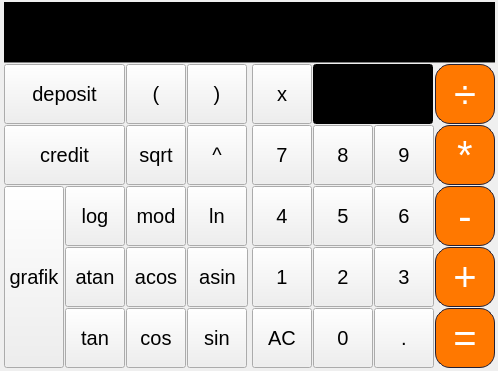
<?xml version="1.0" encoding="UTF-8"?>
<ui version="4.0">
 <class>MainWindow</class>
 <widget class="QMainWindow" name="MainWindow">
  <property name="geometry">
   <rect>
    <x>0</x>
    <y>0</y>
    <width>498</width>
    <height>371</height>
   </rect>
  </property>
  <property name="windowTitle">
   <string>MainWindow</string>
  </property>
  <widget class="QWidget" name="centralwidget">
   <widget class="QPushButton" name="button_mod">
    <property name="geometry">
     <rect>
      <x>126</x>
      <y>186</y>
      <width>60</width>
      <height>60</height>
     </rect>
    </property>
    <property name="font">
     <font>
      <pointsize>15</pointsize>
     </font>
    </property>
    <property name="styleSheet">
     <string/>
    </property>
    <property name="text">
     <string>mod</string>
    </property>
   </widget>
   <widget class="QPushButton" name="button_dot">
    <property name="geometry">
     <rect>
      <x>374</x>
      <y>308</y>
      <width>60</width>
      <height>60</height>
     </rect>
    </property>
    <property name="font">
     <font>
      <pointsize>15</pointsize>
     </font>
    </property>
    <property name="styleSheet">
     <string/>
    </property>
    <property name="text">
     <string>.</string>
    </property>
   </widget>
   <widget class="QPushButton" name="button_div">
    <property name="geometry">
     <rect>
      <x>435</x>
      <y>64</y>
      <width>60</width>
      <height>60</height>
     </rect>
    </property>
    <property name="font">
     <font>
      <pointsize>30</pointsize>
     </font>
    </property>
    <property name="styleSheet">
     <string notr="true">QPushButton {
background-color: rgb(255, 120, 0);
border: 1px solid rgb(36, 31, 49);
border-radius:  15px;
color: rgb(255, 255, 255)
}
QPushButton:pressed {
background-color: rgb(222, 221, 218)
}</string>
    </property>
    <property name="text">
     <string>÷</string>
    </property>
   </widget>
   <widget class="QPushButton" name="num_9">
    <property name="geometry">
     <rect>
      <x>374</x>
      <y>125</y>
      <width>60</width>
      <height>60</height>
     </rect>
    </property>
    <property name="font">
     <font>
      <pointsize>15</pointsize>
     </font>
    </property>
    <property name="styleSheet">
     <string notr="true"/>
    </property>
    <property name="text">
     <string>9</string>
    </property>
   </widget>
   <widget class="QPushButton" name="num_8">
    <property name="geometry">
     <rect>
      <x>313</x>
      <y>125</y>
      <width>60</width>
      <height>60</height>
     </rect>
    </property>
    <property name="font">
     <font>
      <pointsize>15</pointsize>
     </font>
    </property>
    <property name="styleSheet">
     <string notr="true"/>
    </property>
    <property name="text">
     <string>8</string>
    </property>
   </widget>
   <widget class="QPushButton" name="button_mult">
    <property name="geometry">
     <rect>
      <x>435</x>
      <y>125</y>
      <width>60</width>
      <height>60</height>
     </rect>
    </property>
    <property name="font">
     <font>
      <pointsize>30</pointsize>
     </font>
    </property>
    <property name="styleSheet">
     <string notr="true">QPushButton {
background-color: rgb(255, 120, 0);
border: 1px solid rgb(36, 31, 49);
border-radius:  15px;
color: rgb(255, 255, 255)
}
QPushButton:pressed {
background-color: rgb(222, 221, 218)
}</string>
    </property>
    <property name="text">
     <string>*</string>
    </property>
   </widget>
   <widget class="QPushButton" name="num_7">
    <property name="geometry">
     <rect>
      <x>252</x>
      <y>125</y>
      <width>60</width>
      <height>60</height>
     </rect>
    </property>
    <property name="font">
     <font>
      <pointsize>15</pointsize>
     </font>
    </property>
    <property name="styleSheet">
     <string notr="true"/>
    </property>
    <property name="text">
     <string>7</string>
    </property>
   </widget>
   <widget class="QPushButton" name="num_6">
    <property name="geometry">
     <rect>
      <x>374</x>
      <y>186</y>
      <width>60</width>
      <height>60</height>
     </rect>
    </property>
    <property name="font">
     <font>
      <pointsize>15</pointsize>
     </font>
    </property>
    <property name="styleSheet">
     <string notr="true"/>
    </property>
    <property name="text">
     <string>6</string>
    </property>
   </widget>
   <widget class="QPushButton" name="num_2">
    <property name="geometry">
     <rect>
      <x>313</x>
      <y>247</y>
      <width>60</width>
      <height>60</height>
     </rect>
    </property>
    <property name="font">
     <font>
      <pointsize>15</pointsize>
     </font>
    </property>
    <property name="styleSheet">
     <string notr="true"/>
    </property>
    <property name="text">
     <string>2</string>
    </property>
   </widget>
   <widget class="QPushButton" name="num_3">
    <property name="geometry">
     <rect>
      <x>374</x>
      <y>247</y>
      <width>60</width>
      <height>60</height>
     </rect>
    </property>
    <property name="font">
     <font>
      <pointsize>15</pointsize>
     </font>
    </property>
    <property name="styleSheet">
     <string notr="true"/>
    </property>
    <property name="text">
     <string>3</string>
    </property>
   </widget>
   <widget class="QPushButton" name="num_5">
    <property name="geometry">
     <rect>
      <x>313</x>
      <y>186</y>
      <width>60</width>
      <height>60</height>
     </rect>
    </property>
    <property name="font">
     <font>
      <pointsize>15</pointsize>
     </font>
    </property>
    <property name="styleSheet">
     <string notr="true"/>
    </property>
    <property name="text">
     <string>5</string>
    </property>
   </widget>
   <widget class="QPushButton" name="button_minus">
    <property name="geometry">
     <rect>
      <x>435</x>
      <y>186</y>
      <width>60</width>
      <height>60</height>
     </rect>
    </property>
    <property name="font">
     <font>
      <pointsize>30</pointsize>
      <weight>50</weight>
      <bold>false</bold>
      <underline>false</underline>
     </font>
    </property>
    <property name="styleSheet">
     <string notr="true">QPushButton {
background-color: rgb(255, 120, 0);
border: 1px solid rgb(36, 31, 49);
border-radius:  15px;
color: rgb(255, 255, 255)
}
QPushButton:pressed {
background-color: rgb(222, 221, 218)
}</string>
    </property>
    <property name="text">
     <string>-</string>
    </property>
   </widget>
   <widget class="QPushButton" name="num_4">
    <property name="geometry">
     <rect>
      <x>252</x>
      <y>186</y>
      <width>60</width>
      <height>60</height>
     </rect>
    </property>
    <property name="font">
     <font>
      <pointsize>15</pointsize>
     </font>
    </property>
    <property name="styleSheet">
     <string notr="true"/>
    </property>
    <property name="text">
     <string>4</string>
    </property>
   </widget>
   <widget class="QPushButton" name="button_plus">
    <property name="geometry">
     <rect>
      <x>435</x>
      <y>247</y>
      <width>60</width>
      <height>60</height>
     </rect>
    </property>
    <property name="font">
     <font>
      <pointsize>30</pointsize>
     </font>
    </property>
    <property name="styleSheet">
     <string notr="true">QPushButton {
background-color: rgb(255, 120, 0);
border: 1px solid rgb(36, 31, 49);
border-radius:  15px;
color: rgb(255, 255, 255)
}
QPushButton:pressed {
background-color: rgb(222, 221, 218)
}</string>
    </property>
    <property name="text">
     <string>+</string>
    </property>
   </widget>
   <widget class="QPushButton" name="num_1">
    <property name="geometry">
     <rect>
      <x>252</x>
      <y>247</y>
      <width>60</width>
      <height>60</height>
     </rect>
    </property>
    <property name="font">
     <font>
      <pointsize>15</pointsize>
     </font>
    </property>
    <property name="styleSheet">
     <string notr="true"/>
    </property>
    <property name="text">
     <string>1</string>
    </property>
   </widget>
   <widget class="QPushButton" name="button_equal">
    <property name="geometry">
     <rect>
      <x>435</x>
      <y>308</y>
      <width>60</width>
      <height>60</height>
     </rect>
    </property>
    <property name="font">
     <font>
      <pointsize>30</pointsize>
     </font>
    </property>
    <property name="styleSheet">
     <string notr="true">QPushButton {
background-color: rgb(255, 120, 0);
border: 1px solid rgb(36, 31, 49);
border-radius:  15px;
color: rgb(255, 255, 255)
}
QPushButton:pressed {
background-color: rgb(222, 221, 218)
}</string>
    </property>
    <property name="text">
     <string>=</string>
    </property>
    <property name="autoDefault">
     <bool>true</bool>
    </property>
   </widget>
   <widget class="QPushButton" name="button_close">
    <property name="geometry">
     <rect>
      <x>187</x>
      <y>64</y>
      <width>60</width>
      <height>60</height>
     </rect>
    </property>
    <property name="font">
     <font>
      <pointsize>15</pointsize>
     </font>
    </property>
    <property name="styleSheet">
     <string notr="true"/>
    </property>
    <property name="text">
     <string>)</string>
    </property>
   </widget>
   <widget class="QPushButton" name="button_AC">
    <property name="geometry">
     <rect>
      <x>252</x>
      <y>308</y>
      <width>60</width>
      <height>60</height>
     </rect>
    </property>
    <property name="font">
     <font>
      <pointsize>15</pointsize>
     </font>
    </property>
    <property name="styleSheet">
     <string/>
    </property>
    <property name="text">
     <string>AC</string>
    </property>
   </widget>
   <widget class="QPushButton" name="button_open">
    <property name="geometry">
     <rect>
      <x>126</x>
      <y>64</y>
      <width>60</width>
      <height>60</height>
     </rect>
    </property>
    <property name="font">
     <font>
      <pointsize>15</pointsize>
     </font>
    </property>
    <property name="styleSheet">
     <string/>
    </property>
    <property name="text">
     <string>(</string>
    </property>
   </widget>
   <widget class="QPushButton" name="button_X">
    <property name="geometry">
     <rect>
      <x>252</x>
      <y>64</y>
      <width>60</width>
      <height>60</height>
     </rect>
    </property>
    <property name="font">
     <font>
      <pointsize>15</pointsize>
     </font>
    </property>
    <property name="styleSheet">
     <string notr="true"/>
    </property>
    <property name="text">
     <string>x</string>
    </property>
   </widget>
   <widget class="QPushButton" name="button_cos">
    <property name="geometry">
     <rect>
      <x>126</x>
      <y>308</y>
      <width>60</width>
      <height>60</height>
     </rect>
    </property>
    <property name="font">
     <font>
      <pointsize>15</pointsize>
     </font>
    </property>
    <property name="styleSheet">
     <string notr="true"/>
    </property>
    <property name="text">
     <string>cos</string>
    </property>
   </widget>
   <widget class="QPushButton" name="button_log">
    <property name="geometry">
     <rect>
      <x>65</x>
      <y>186</y>
      <width>60</width>
      <height>60</height>
     </rect>
    </property>
    <property name="font">
     <font>
      <pointsize>15</pointsize>
     </font>
    </property>
    <property name="styleSheet">
     <string notr="true"/>
    </property>
    <property name="text">
     <string>log</string>
    </property>
   </widget>
   <widget class="QPushButton" name="button_sin">
    <property name="geometry">
     <rect>
      <x>187</x>
      <y>308</y>
      <width>60</width>
      <height>60</height>
     </rect>
    </property>
    <property name="font">
     <font>
      <pointsize>15</pointsize>
     </font>
    </property>
    <property name="styleSheet">
     <string notr="true"/>
    </property>
    <property name="text">
     <string>sin</string>
    </property>
   </widget>
   <widget class="QPushButton" name="button_asin">
    <property name="geometry">
     <rect>
      <x>187</x>
      <y>247</y>
      <width>61</width>
      <height>60</height>
     </rect>
    </property>
    <property name="font">
     <font>
      <pointsize>15</pointsize>
     </font>
    </property>
    <property name="styleSheet">
     <string notr="true"/>
    </property>
    <property name="text">
     <string>asin</string>
    </property>
   </widget>
   <widget class="QPushButton" name="button_in">
    <property name="geometry">
     <rect>
      <x>187</x>
      <y>186</y>
      <width>60</width>
      <height>60</height>
     </rect>
    </property>
    <property name="font">
     <font>
      <pointsize>15</pointsize>
     </font>
    </property>
    <property name="styleSheet">
     <string notr="true"/>
    </property>
    <property name="text">
     <string>ln</string>
    </property>
   </widget>
   <widget class="QPushButton" name="button_acos">
    <property name="geometry">
     <rect>
      <x>126</x>
      <y>247</y>
      <width>60</width>
      <height>60</height>
     </rect>
    </property>
    <property name="font">
     <font>
      <pointsize>15</pointsize>
     </font>
    </property>
    <property name="styleSheet">
     <string/>
    </property>
    <property name="text">
     <string>acos</string>
    </property>
   </widget>
   <widget class="QPushButton" name="button_tan">
    <property name="geometry">
     <rect>
      <x>65</x>
      <y>308</y>
      <width>60</width>
      <height>60</height>
     </rect>
    </property>
    <property name="font">
     <font>
      <pointsize>15</pointsize>
     </font>
    </property>
    <property name="styleSheet">
     <string notr="true"/>
    </property>
    <property name="text">
     <string>tan</string>
    </property>
   </widget>
   <widget class="QPushButton" name="button_sqrt">
    <property name="geometry">
     <rect>
      <x>126</x>
      <y>125</y>
      <width>60</width>
      <height>60</height>
     </rect>
    </property>
    <property name="font">
     <font>
      <pointsize>15</pointsize>
     </font>
    </property>
    <property name="styleSheet">
     <string notr="true"/>
    </property>
    <property name="text">
     <string>sqrt</string>
    </property>
   </widget>
   <widget class="QPushButton" name="button_atan">
    <property name="geometry">
     <rect>
      <x>65</x>
      <y>247</y>
      <width>60</width>
      <height>60</height>
     </rect>
    </property>
    <property name="font">
     <font>
      <pointsize>15</pointsize>
     </font>
    </property>
    <property name="styleSheet">
     <string/>
    </property>
    <property name="text">
     <string>atan</string>
    </property>
   </widget>
   <widget class="QPushButton" name="button_rang">
    <property name="geometry">
     <rect>
      <x>187</x>
      <y>125</y>
      <width>60</width>
      <height>60</height>
     </rect>
    </property>
    <property name="font">
     <font>
      <pointsize>15</pointsize>
     </font>
    </property>
    <property name="styleSheet">
     <string notr="true"/>
    </property>
    <property name="text">
     <string>^</string>
    </property>
   </widget>
   <widget class="QPushButton" name="button_deposit">
    <property name="geometry">
     <rect>
      <x>4</x>
      <y>64</y>
      <width>121</width>
      <height>60</height>
     </rect>
    </property>
    <property name="font">
     <font>
      <pointsize>15</pointsize>
     </font>
    </property>
    <property name="styleSheet">
     <string notr="true"/>
    </property>
    <property name="text">
     <string>deposit</string>
    </property>
   </widget>
   <widget class="QPushButton" name="button_credit">
    <property name="geometry">
     <rect>
      <x>4</x>
      <y>125</y>
      <width>121</width>
      <height>60</height>
     </rect>
    </property>
    <property name="font">
     <font>
      <pointsize>15</pointsize>
     </font>
    </property>
    <property name="styleSheet">
     <string notr="true"/>
    </property>
    <property name="text">
     <string>credit</string>
    </property>
   </widget>
   <widget class="QPushButton" name="num_0">
    <property name="geometry">
     <rect>
      <x>313</x>
      <y>308</y>
      <width>60</width>
      <height>60</height>
     </rect>
    </property>
    <property name="font">
     <font>
      <pointsize>15</pointsize>
     </font>
    </property>
    <property name="styleSheet">
     <string notr="true"/>
    </property>
    <property name="text">
     <string>0</string>
    </property>
   </widget>
   <widget class="QPushButton" name="button_graf">
    <property name="geometry">
     <rect>
      <x>4</x>
      <y>186</y>
      <width>60</width>
      <height>182</height>
     </rect>
    </property>
    <property name="font">
     <font>
      <pointsize>15</pointsize>
     </font>
    </property>
    <property name="styleSheet">
     <string notr="true"/>
    </property>
    <property name="text">
     <string>grafik</string>
    </property>
   </widget>
   <widget class="QLineEdit" name="lineEdit_x">
    <property name="geometry">
     <rect>
      <x>313</x>
      <y>64</y>
      <width>120</width>
      <height>60</height>
     </rect>
    </property>
    <property name="styleSheet">
     <string notr="true">QLineEdit {
text-align: end;
        border-bottom: 1px solid gray;
        background-color: black;
color: rgb(255, 255, 255)
}</string>
    </property>
    <property name="text">
     <string/>
    </property>
   </widget>
   <widget class="QLabel" name="result_show_l">
    <property name="geometry">
     <rect>
      <x>4</x>
      <y>2</y>
      <width>491</width>
      <height>61</height>
     </rect>
    </property>
    <property name="styleSheet">
     <string notr="true">QLabel {
text-align: end;
        border-bottom: 1px solid gray;
        background-color: black;
color: rgb(255, 255, 255)
}
</string>
    </property>
    <property name="text">
     <string/>
    </property>
   </widget>
  </widget>
 </widget>
 <resources/>
 <connections/>
</ui>
